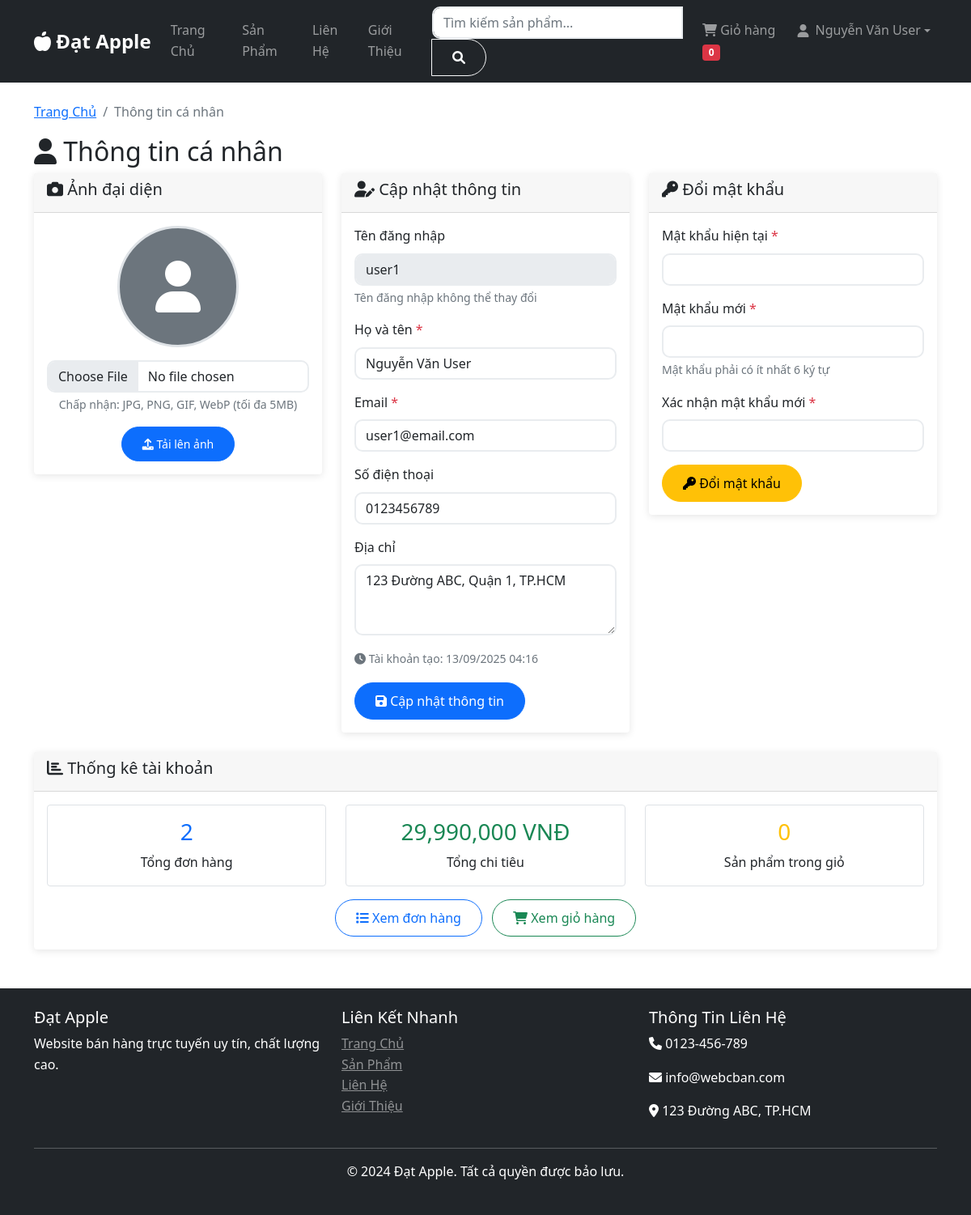
The app's page /profile.php (signed in) with its own data.
### tables this page shows
CREATE TABLE users (
    id INT AUTO_INCREMENT PRIMARY KEY,
    username VARCHAR(50) UNIQUE NOT NULL,
    email VARCHAR(100) UNIQUE NOT NULL,
    password VARCHAR(255) NOT NULL,
    full_name VARCHAR(100) NOT NULL,
    phone VARCHAR(20),
    address TEXT,
    avatar VARCHAR(255),
    role ENUM('user', 'admin') DEFAULT 'user',
    created_at TIMESTAMP DEFAULT CURRENT_TIMESTAMP,
    updated_at TIMESTAMP DEFAULT CURRENT_TIMESTAMP ON UPDATE CURRENT_TIMESTAMP
);

### profile.php (the view, shortened to what this page needs)
<?php
require_once 'config/database.php';
$user_id = $_SESSION['user_id'];
try {
    $stmt = $pdo->prepare("SELECT * FROM users WHERE id = ?");
    $stmt->execute([$user_id]);
    $user = $stmt->fetch();
} catch (PDOException $e) {
    $message = 'Lỗi khi tải thông tin người dùng';
    $message_type = 'danger';
}
require_once 'includes/header.php';
?>
<main class="container mt-4">
    <div class="row">
        <div class="col-12">
            <nav aria-label="breadcrumb">
                <ol class="breadcrumb">
                    <li class="breadcrumb-item"><a href="index.php">Trang Chủ</a></li>
                    <li class="breadcrumb-item active">Thông tin cá nhân</li>
                </ol>
            </nav>
            <h2><i class="fas fa-user"></i> Thông tin cá nhân</h2>
            <div class="row">
                <div class="col-lg-4 mb-4">
                    <div class="card">
                        <div class="card-header">
                            <h5><i class="fas fa-camera"></i> Ảnh đại diện</h5>
                        </div>
                        <div class="card-body text-center">
                            <div class="mb-3">
                                <?php if (isset($user['avatar']) && $user['avatar'] && file_exists($user['avatar'])): ?>
                                    <img src="<?php echo htmlspecialchars($user['avatar']); ?>"
                                         alt="Avatar" class="rounded-circle"
                                         style="width: 150px; height: 150px; object-fit: cover; border: 3px solid #dee2e6;">
                                <?php else: ?>
                                    <div class="rounded-circle bg-secondary d-flex align-items-center justify-content-center mx-auto"
                                         style="width: 150px; height: 150px; border: 3px solid #dee2e6;">
                                        <i class="fas fa-user fa-4x text-white"></i>
                                    </div>
                                <?php endif; ?>
                            </div>
                            <form method="POST" enctype="multipart/form-data">
                                <div class="mb-3">
                                    <input type="file" class="form-control" name="avatar"
                                           accept="image/jpeg,image/png,image/gif,image/webp" required>
                                    <div class="form-text">Chấp nhận: JPG, PNG, GIF, WebP (tối đa 5MB)</div>
                                </div>
                                <button type="submit" name="upload_avatar" class="btn btn-primary btn-sm">
                                    <i class="fas fa-upload"></i> Tải lên ảnh
                                </button>
                            </form>
                        </div>
                    </div>
                </div>
                <div class="col-lg-4 mb-4">
                    <div class="card">
                        <div class="card-header">
                            <h5><i class="fas fa-user-edit"></i> Cập nhật thông tin</h5>
                        </div>
                        <div class="card-body">
                            <form method="POST">
                                <div class="mb-3">
                                    <label for="username" class="form-label">Tên đăng nhập</label>
                                    <input type="text" class="form-control" id="username" value="<?php echo htmlspecialchars($user['username']); ?>" readonly>
                                    <div class="form-text">Tên đăng nhập không thể thay đổi</div>
                                </div>
                                <div class="mb-3">
                                    <label for="full_name" class="form-label">Họ và tên <span class="text-danger">*</span></label>
                                    <input type="text" class="form-control" id="full_name" name="full_name"
                                           value="<?php echo htmlspecialchars($user['full_name']); ?>" required>
                                </div>
                                <div class="mb-3">
                                    <label for="email" class="form-label">Email <span class="text-danger">*</span></label>
                                    <input type="email" class="form-control" id="email" name="email"
                                           value="<?php echo htmlspecialchars($user['email']); ?>" required>
                                </div>
                                <div class="mb-3">
                                    <label for="phone" class="form-label">Số điện thoại</label>
                                    <input type="tel" class="form-control" id="phone" name="phone"
                                           value="<?php echo htmlspecialchars($user['phone'] ?? ''); ?>">
                                </div>
                                <div class="mb-3">
                                    <label for="address" class="form-label">Địa chỉ</label>
                                    <textarea class="form-control" id="address" name="address" rows="3"><?php echo htmlspecialchars($user['address'] ?? ''); ?></textarea>
                                </div>
                                <div class="mb-3">
                                    <small class="text-muted">
                                        <i class="fas fa-clock"></i>
                                        Tài khoản tạo: <?php echo date('d/m/Y H:i', strtotime($user['created_at'])); ?>
                                    </small>
                                </div>
                                <button type="submit" name="update_profile" class="btn btn-primary">
                                    <i class="fas fa-save"></i> Cập nhật thông tin
                                </button>
                            </form>
                        </div>
                    </div>
                </div>
                <div class="col-lg-4 mb-4">
                    <div class="card">
                        <div class="card-header">
                            <h5><i class="fas fa-key"></i> Đổi mật khẩu</h5>
                        </div>
                        <div class="card-body">
                            <form method="POST">
                                <div class="mb-3">
                                    <label for="current_password" class="form-label">Mật khẩu hiện tại <span class="text-danger">*</span></label>
                                    <input type="password" class="form-control" id="current_password" name="current_password" required>
                                </div>
                                <div class="mb-3">
                                    <label for="new_password" class="form-label">Mật khẩu mới <span class="text-danger">*</span></label>
                                    <input type="password" class="form-control" id="new_password" name="new_password"
                                           minlength="6" required>
                                    <div class="form-text">Mật khẩu phải có ít nhất 6 ký tự</div>
                                </div>
                                <div class="mb-3">
                                    <label for="confirm_password" class="form-label">Xác nhận mật khẩu mới <span class="text-danger">*</span></label>
                                    <input type="password" class="form-control" id="confirm_password" name="confirm_password"
                                           minlength="6" required>
                                </div>
                                <button type="submit" name="change_password" class="btn btn-warning">
                                    <i class="fas fa-key"></i> Đổi mật khẩu
                                </button>
                            </form>
                        </div>
                    </div>
                </div>
            </div>
            <div class="row">
                <div class="col-12">
                    <div class="card">
                        <div class="card-header">
                            <h5><i class="fas fa-chart-bar"></i> Thống kê tài khoản</h5>
                        </div>
                        <div class="card-body">
                            <?php
                            try {
                                $stmt = $pdo->prepare("SELECT COUNT(*) as total_orders FROM orders WHERE customer_id = ?");
                                $stmt->execute([$user_id]);
                                $total_orders = $stmt->fetchColumn();
                                $stmt = $pdo->prepare("SELECT SUM(total_amount) as total_spent FROM orders WHERE customer_id = ? AND status IN ('delivered', 'processing')");
                                $stmt->execute([$user_id]);
                                $total_spent = $stmt->fetchColumn() ?: 0;
                                $stmt = $pdo->prepare("SELECT COUNT(*) as cart_items FROM cart WHERE user_id = ?");
                                $stmt->execute([$user_id]);
                                $cart_items = $stmt->fetchColumn();
                            } catch (PDOException $e) {
                                $total_orders = 0;
                                $total_spent = 0;
                                $cart_items = 0;
                            }
                            ?>
                            <div class="row text-center">
                                <div class="col-md-4">
                                    <div class="border rounded p-3">
                                        <h3 class="text-primary"><?php echo $total_orders; ?></h3>
                                        <p class="mb-0">Tổng đơn hàng</p>
                                    </div>
                                </div>
                                <div class="col-md-4">
                                    <div class="border rounded p-3">
                                        <h3 class="text-success"><?php echo number_format($total_spent); ?> VNĐ</h3>
                                        <p class="mb-0">Tổng chi tiêu</p>
                                    </div>
                                </div>
                                <div class="col-md-4">
                                    <div class="border rounded p-3">
                                        <h3 class="text-warning"><?php echo $cart_items; ?></h3>
                                        <p class="mb-0">Sản phẩm trong giỏ</p>
                                    </div>
                                </div>
                            </div>
                            <div class="mt-3 text-center">
                                <a href="orders.php" class="btn btn-outline-primary me-2">
                                    <i class="fas fa-list"></i> Xem đơn hàng
                                </a>
                                <a href="cart.php" class="btn btn-outline-success">
                                    <i class="fas fa-shopping-cart"></i> Xem giỏ hàng
                                </a>
                            </div>
                        </div>
                    </div>
                </div>
            </div>
        </div>
    </div>
</main>
<?php require_once 'includes/footer.php'; ?>

### assets/css/style.css (style rules this page uses)
body { font-family: 'Segoe UI', Tahoma, Geneva, Verdana, sans-serif; line-height: 1.6; }
.card { transition: transform 0.3s ease, box-shadow 0.3s ease; border: none; box-shadow: 0 2px 10px rgba(0,0,0,0.1); }
.btn { border-radius: 25px; padding: 10px 25px; transition: all 0.3s ease; }
.form-control { border-radius: 10px; border: 2px solid #e9ecef; transition: border-color 0.3s ease; }

### records on screen
users: username "user1", full_name "Nguyễn Văn User", email "user1@email.com", phone "0123456789", address "123 Đường ABC, Quận 1, TP.HCM", created_at "13/09/2025 04:16"

### other values on screen
$_SESSION['full_name'] "Nguyễn Văn User"
$total_orders "2"
$total_spent "29,990,000"
$cart_items "0"
